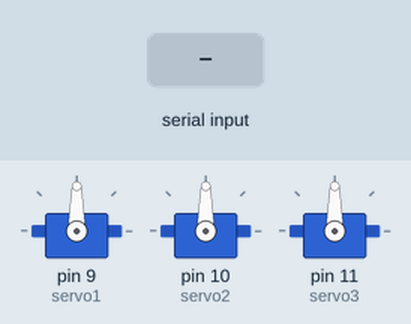
This sketch was run on a simulated Arduino Uno, built with avr-gcc and run on an emulated ATmega328P. On the bench: 3 × servo. The inputs (shaded band) are chosen by the test bench.

Above: at 1.2 s.
1.3 s: "1" received over Serial
At 1.7 s:
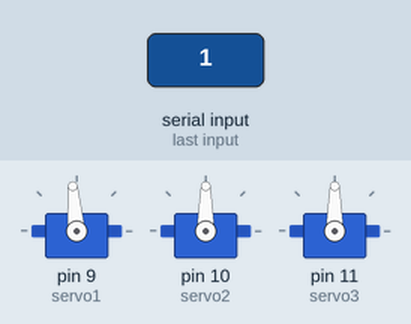
2.8 s: "1" received over Serial
At 4.0 s:
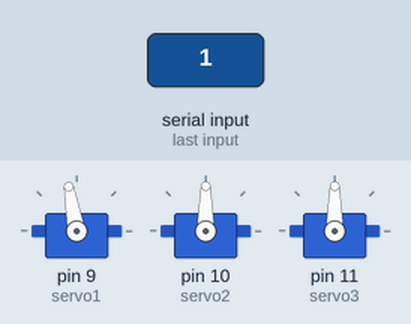
4.3 s: "2" received over Serial
At 5.1 s:
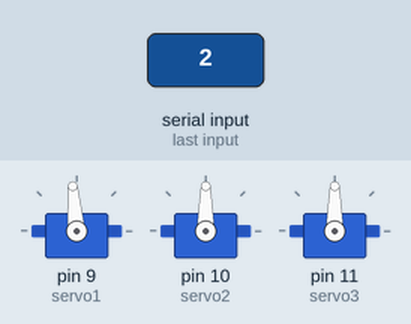
Timing chart, 0 to 7.3 s (numbered marks = the images above; inputs shaded):
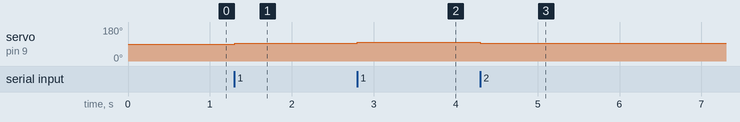

Measured:
- after the input at 1.3 s, servo on pin 9 (servo1): 90° → 95° at once
- after the input at 2.8 s, servo on pin 9 (servo1): 95° → 100° at once
- after the input at 4.3 s, servo on pin 9 (servo1): 100° → 95° at once

The sketch:

Servo_1.ino
```cpp
#include <Servo.h>
#include <EEPROM.h>

// Define servo objects
Servo servo1;
Servo servo2;
Servo servo3;

// Define variables to store incoming data
char command;
int angle1 = 90; // Initial angle for servo 1
int angle2 = 90; // Initial angle for servo 2
int angle3 = 90; // Initial angle for servo 3

void setup() {
  // Initialize serial communication
  Serial.begin(9600);

  // Attach servos to pins
  servo1.attach(9);
  servo2.attach(10);
  servo3.attach(11);
}

void loop() {
  // Check if data is available to read
  if (Serial.available() > 0) {
    // Read the incoming byte
    command = Serial.read();

    // Move servo 1
    if (command == '1') {
      angle1 = constrain(angle1 + 5, 0, 180); // Increment angle by 5 degrees
      servo1.write(angle1);
    }
    else if (command == '2') {
      angle1 = constrain(angle1 - 5, 0, 180); // Decrement angle by 5 degrees
      servo1.write(angle1);
    }

    // Move servo 2
    else if (command == '3') {
      angle2 = constrain(angle2 + 5, 0, 180); // Increment angle by 5 degrees
      servo2.write(angle2);
    }
    else if (command == '4') {
      angle2 = constrain(angle2 - 5, 0, 180); // Decrement angle by 5 degrees
      servo2.write(angle2);
    }

    // Move servo 3
    else if (command == '5') {
      angle3 = constrain(angle3 + 5, 0, 180); // Increment angle by 5 degrees
      servo3.write(angle3);
    }
    else if (command == '6') {
      angle3 = constrain(angle3 - 5, 0, 180); // Decrement angle by 5 degrees
      servo3.write(angle3);
    }
  }
}
```
